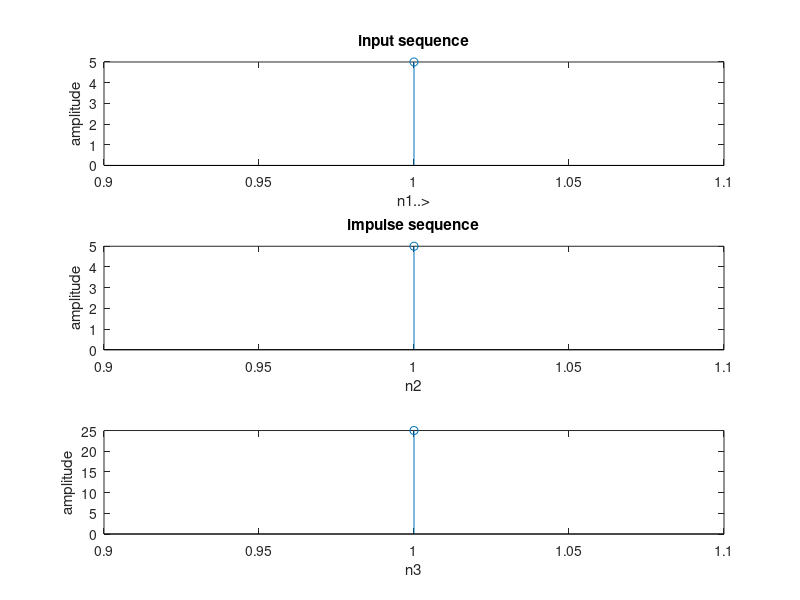

This figure's MATLAB source:
%%Program for circular convolution
clc;
clear all;
close all;
%to get the input sequence
g=input('enter the input sequence');
h=input('enter the impulse sequence');
N1=length(g);
N2=length(h);
N=max(N1,N2);
N3=N1-N2
%loop for getting equal length sequence
if(N3>=0)
h=[h,zeros(1,N3)];
else
g=[g,zeros(1,-N3)];
end
%computation of circular convoluted sequence
for n=1:N;
y(n)=0;
for i=1:N;
j=n-i+1;
if(j<=0)
 j=N+j;
end
y(n)=y(n)+g(i)*h(j);
end
end
figure;
subplot(3,1,1);
stem(g);
ylabel('amplitude');
xlabel('n1..>');
title('input sequence')
subplot(3,1,2);
stem(h);
ylabel('amplitude');
xlabel('n2');
title('impulse sequence')
subplot(3,1,3);
stem(y);
ylabel('amplitude');
xlabel('n3');
disp('the resultant signal is');
